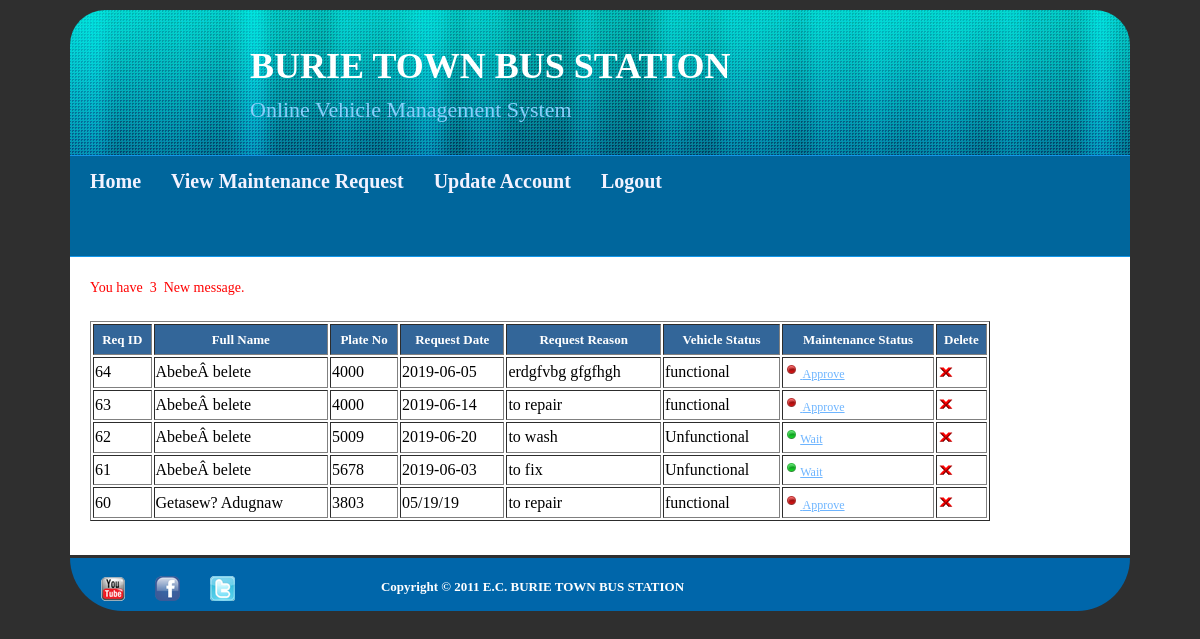
Page /view_maintenace_request1.php (signed in) on the committed database.
### tables this page shows
CREATE TABLE IF NOT EXISTS `maintenancerequest` (
  `ReqID` int(20) NOT NULL AUTO_INCREMENT,
  `FullName` varchar(30) NOT NULL,
  `Plate_no` varchar(20) NOT NULL,
  `RequestDate` varchar(30) NOT NULL,
  `RequestReason` varchar(300) NOT NULL,
  `VehicleStatus` varchar(30) NOT NULL,
  PRIMARY KEY (`ReqID`),
  KEY `VehicleID` (`Plate_no`),
  KEY `user_id` (`FullName`),
  KEY `Plate_no` (`Plate_no`),
  KEY `Plate_no_2` (`Plate_no`),
  KEY `FullName` (`FullName`),
  KEY `Plate_no_3` (`Plate_no`)
);

### view_maintenace_request1.php (the view, shortened to what this page needs)
<html>
<head>
<link href="tooplate_style.css" rel="stylesheet" type="text/css" />
<link rel="stylesheet" type="text/css" href="engine1/style.css" />
</head>
<body>
<div id="tooplate_wrapper">
		<div id="tooplate_header">
       	   <div id="site_title"><h2 id="hheader"style="margin-left:180px;margin-top:40px;font-size:22px;font-family:Cooper Black;"><b><span style="font-size:36px;color:white">     BURIE TOWN BUS STATION</span><br/><br/></b>Online Vehicle Management System </h2></div>
             </div>
    <div id="tooplate_menu">
			<ul>
				<li><a href="Mechanic.php" class="current">Home</a></li>
				<li><a href="view_maintenace_request.php">View Maintenance Request</a></li>
                <li><a href="mechanicupdate.php">Update Account</a></li>
				<li><a href="logout.php">Logout</a></li>
			</ul>
		</div>
        <div id="tooplate_main" class="shadow">
       	<div id="tooplate_content">
		<?php
			$av=mysql_query("select *from maintenancerequest where VehicleStatus='functional'");
			$countav=mysql_num_rows($av);
			echo '<font color="red" >You have &nbsp;'.$countav. '&nbsp; New message.</font>' ;
			echo"<br><br>";
			?>
<form action="mechanicupdate.php" method="post">
<center>
<table border="1" style="color:black;width:900;height:200">
<tr>
<th style='height:30px;	color:#000;	font-weight:bold;background-color:#336699;'><font color='white' size='2'>Req ID</th>
<th style='height:30px;	color:#000;	font-weight:bold;background-color:#336699;'><font color='white' size='2'>Full Name</th>
<th style='height:30px;	color:#000;	font-weight:bold;background-color:#336699;'><font color='white' size='2'>Plate No </th>
<th style='height:30px;	color:#000;	font-weight:bold;background-color:#336699;'><font color='white' size='2'>Request Date</th>
<th style='height:30px;	color:#000;	font-weight:bold;background-color:#336699;'><font color='white' size='2'>Request Reason</th>
<th style='height:30px;	color:#000;	font-weight:bold;background-color:#336699;'><font color='white' size='2'>Vehicle Status</th>
<th style='height:30px;	color:#000;	font-weight:bold;background-color:#336699;'><font color='white' size='2'>Maintenance Status</th>
<th style='height:30px;	color:#000;	font-weight:bold;background-color:#336699;'><font color='white' size='2'> Delete</th>
</tr>
<?php
$result = mysql_query("SELECT * FROM maintenancerequest ORDER BY ReqID DESC");
while($row = mysql_fetch_array($result))
  {
$ReqID=$row['ReqID'];
$FullName=$row['FullName'];
$ctrl=$row['Plate_no'];
$RequestDate=$row['RequestDate'];
$RequestReason=$row['RequestReason'];
$VehicleStatus=$row['VehicleStatus'];
?>
<tr>
<td><?php echo $ReqID;?></td>
<td><?php echo $FullName;?></td>
<td><?php echo $row['Plate_no'];?></td>
<td><?php echo $RequestDate;?></td>
<td><?php echo $RequestReason;?></td>
<td><?php echo $VehicleStatus;?></td>
	<td><?php
						if(($VehicleStatus)=='Unfunctional')
						{
						?>
                       			 <a href="maintenancestatus.php?status=<?php echo $row['ReqID'];?>" onclick="return confirm('Can you maintained Vehicle (<?php echo $FullName?>)');">
                        		<img src="images/activate.png" id="view" width="16" height="16" alt="" />Wait </a>
                        <?php
						}
						if(($VehicleStatus)=='functional')
						{
						?>
                       			 <a href="maintenancestatus.php?status=<?php echo $row['ReqID'];?>" onclick="return confirm('Can you wait to maintained Vehicle  (<?php echo $FullName?>)');">
                       			 <img src="images/deactivate.png" width="16" id="view" height="16" alt=""  /> Approve </a>
                        <?php
						}
                        ?>
						</td>
						<?php
						print("<td style='height:30px;'><a href = 'deletemaintenace.php?key=".$ctrl."'><img width='15px' height='15px' src = 'images/actions-delete.png' title='Delete' onclick='isdelete();'><a href = 'view_maintenace_request.php?user_id=".$ctrl."'></a></td>");
	                    ?>
					</tr>
<?php
  }
print( "</table>");
?>
</center>
</form>
        </div>
	</div>
    <div id="tooplate_footer_wrapper">
        <div id="tooplate_copyright">
		<a href="http://www.youtube.com"><img src="images/youtube.png" id="youtube"></a>
		<a href="http://www.facebook.com"><img src="images/facebook.png" id="facebook"></a>
		<a href="http://www.tweeter.com"><img src="images/tweeter.png" id="tweeter"></a>
            <div id="footp"><b>Copyright © 2011 E.C. BURIE TOWN BUS STATION</b>	</div>
		</div>
	</div>
</div>
</body>
</html>

### tooplate_style.css (style rules this page uses)
body { margin-top: 0; padding: 0; color: #9ac1e3; font-family: Georgia, "Times New Roman", Times, serif; font-size: 13px; line-height: 1.7em; background-color: #2f2f2f; text-align:justify; text-justify:inter-word; }
#footp { color: white; margin-right: 200px; }
a, a:link, a:visited { color: #6eb5ff; font-weight: normal; text-decoration: underline; font-size: 12px; }
img { border: none; }
h1, h2, h3, h4, h5, h6 { color: #000; font-weight: normal; }
h2 { font-size: 28px; margin: 0 0 15px; padding: 5px 0; }
#tooplate_wrapper { margin: 0 auto; width: 1060px; padding: 0 10px; }
#tooplate_header { width: 1060px; height: 145px; margin-top:10px; border-top-right-radius:35px; border-top-left-radius:35px; background: url(images/header1.jpg) top center no-repeat; }
#site_title { float: left; display: block; color: white; }
#hheader { color:#87CEFA; }
#tooplate_menu { clear: both; width: 1060px; height: 100px; background-color: #00669C; border-top: 1px solid #1296E9; border-bottom: 1px solid #1296E9; }
#tooplate_menu ul { margin: 0; padding: 0; list-style: none; }
#tooplate_menu ul li { padding: 0; margin: 0; display: inline; }
#tooplate_menu ul li a { float: left; display: block; margin-left: 10px; padding-left: 10px; padding-right: 10px; line-height: 50px; position: relative; font-size: 20px; color: #F2F2FF; text-align: center; text-decoration: none; font-family: Cambria, "Hoefler Text", "Liberation Serif", Times, "Times New Roman", serif; font-weight: 700; outline: none; }
#tooplate_main { clear: both; width: 1020px; color:black; font-family:cambria; font-size:14px; padding: 20px; background-color: white; }
#tooplate_content { float: left; width: 600px; }
#footp { margin-top:0px; }
#tooplate_footer_wrapper { clear: both; color:black; width: 1060px; padding-top:3px; margin-top: 3px; border-bottom-right-radius: 200px; border-bottom-left-radius: 200px; background-color:#0066AA; }
#tooplate_copyright a { float: left; margin-left:30px; }
#tooplate_copyright { clear: both; width: 960px; height: 35px; padding: 15px 0 0; text-align: center; }
#tooplate_menu li { float:left; }

### rows in the picture
maintenancerequest: ReqID "64", FullName "AbebeÂ belete", Plate_no "4000", RequestDate "2019-06-05", RequestReason "erdgfvbg gfgfhgh", VehicleStatus "functional"
maintenancerequest: ReqID "63", FullName "AbebeÂ belete", Plate_no "4000", RequestDate "2019-06-14", RequestReason "to repair", VehicleStatus "functional"
maintenancerequest: ReqID "62", FullName "AbebeÂ belete", Plate_no "5009", RequestDate "2019-06-20", RequestReason "to wash", VehicleStatus "Unfunctional"
maintenancerequest: ReqID "61", FullName "AbebeÂ belete", Plate_no "5678", RequestDate "2019-06-03", RequestReason "to fix", VehicleStatus "Unfunctional"
maintenancerequest: ReqID "60", FullName "Getasew? Adugnaw", Plate_no "3803", RequestDate "05/19/19", RequestReason "to repair", VehicleStatus "functional"

### other values in the picture
$countav "3"
